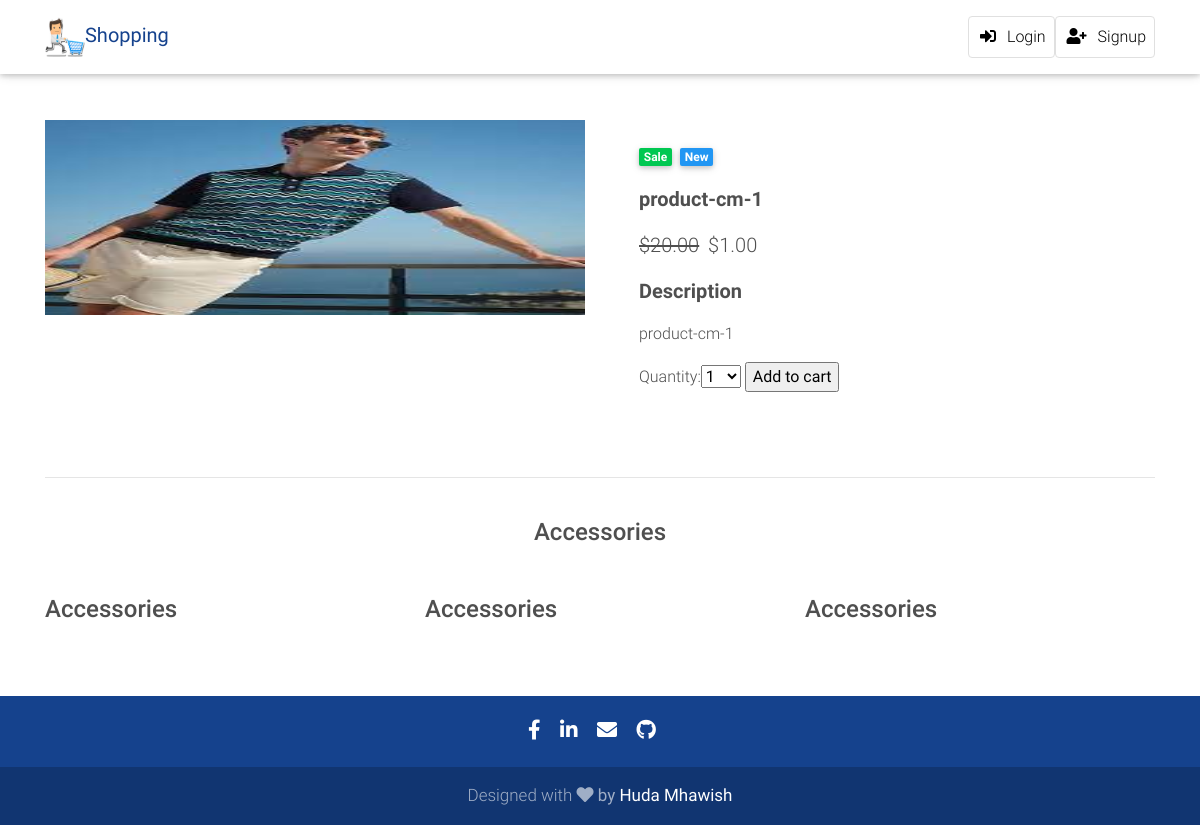
The page /product-cm-1/ on the database its author committed.
### myapp/models.py (models this page shows, shortened)
class Product(models.Model):
    PRDName = models.CharField(max_length=200, verbose_name=_("Product Name"),db_index=True)
    PRDparent = models.ForeignKey('self', related_name='variants', on_delete=models.CASCADE, blank=True, null=True)
    PRDCategory = models.ForeignKey('Category', related_name='products',on_delete=models.CASCADE,blank=True,null=True, verbose_name=_("Category"))
    PRDImage = models.ImageField(upload_to='product/',verbose_name=_("Image"),blank=True,null=True)
    PRDBrand = models.ForeignKey('settings.Brand',on_delete=models.CASCADE,blank=True,null=True, verbose_name=_("Image"))
    PRDDesc = models.TextField(verbose_name=_("Description"))
    PRDPrice = models.DecimalField(max_digits=5, decimal_places=2, verbose_name=_("Price"))
    PRDStock = models.PositiveIntegerField( verbose_name=_("stock"))
    PRDDiscountPrice = models.DecimalField(max_digits=5, decimal_places=2, verbose_name=_("Discount Price"))
    PRDCost = models.DecimalField(max_digits=5, decimal_places=2, verbose_name=_("Cost"))
    PRDCreated = models.DateTimeField( verbose_name=_("Created At"))
    PRDSlug = models.SlugField(max_length=50, verbose_name=_("Product URL"),unique=True,db_index=True)
    PRDIsNew = models.BooleanField(default=True, verbose_name=_("New Product"))
    PRDBestSeller = models.BooleanField(default=False, verbose_name=_("Best Seller"))
    class Meta:
        verbose_name = _("Product")
        verbose_name_plural = _("Products")
    def __str__(self):
        return self.PRDName

### myapp/views.py (the view)
# urls.py: path('<slug:slug>/', views.product_detail,name='product_detail'),
def product_detail(request,slug):
    product_detail = get_object_or_404(Product,PRDSlug=slug)
    cart_product_form = CartAddProductForm()
    context = {
        'product_detail': product_detail,
        'cart_product_form':cart_product_form
    }
    return render(request,'product_detail.html',context)

### cart/form.py
class CartAddProductForm(forms.Form):
    quantity = forms.TypedChoiceField(choices=PRODUCT_QUANTITY_CHOICES, coerce=int)
    update = forms.BooleanField(required=False, initial=False, widget=forms.HiddenInput)

### cart/context_processor.py (called while the page is built)
def cart(request):
    return {'cart': Cart(request)}

### myapp/context_processor.py (called while the page is built)
def menu_categories(request):
    categories = Category.objects.filter(CATParent=None)
    return {'menu_categories': categories}

### myapp/templates/product_detail.html (shortened to what this page needs)
{% extends 'base.html' %}
{% load static %}
{% block content %}
  <main class="mt-5 pt-4">
    <div class="container dark-grey-text mt-5">
      <div class="row wow fadeIn">
        <div class="col-md-6 mb-4">
          {% if product_detail.PRDImage %}
                  <img src="{{product_detail.PRDImage.url}}" class="img-fluid"
                  alt="" style="width:100%; height:195px">
                {% else %}
                  <img src="{% static 'img/default.png' %}" class="img-fluid"
                  alt="" style="width:100%; height:195px">
                {% endif %}
        </div>
        <div class="col-md-6 mb-4">
          <div class="p-4">
            <div class="mb-3">
              {% if product_detail.PRDDiscountPrice > 0 %}
                <a href="">
                  <span class="badge badge-success mr-1">Sale</span>
                </a>
              {% endif %}
              {% if product_detail.PRDIsNew > 0 %}
                <a href="">
                  <span class="badge blue mr-1">New</span>
                </a>
              {% endif %}
            </div>
            <p class="lead font-weight-bold">{{product_detail}}</p>
            {% if product_detail.PRDDiscountPrice > 0 %}
               <p class="lead">
                <span class="mr-1">
                  <del>${{product_detail.PRDPrice}}</del>
                </span>
                <span>${{product_detail.PRDDiscountPrice}}</span>
              </p>
            {% else %}
              <span>${{product_detail.PRDPrice}}</span>
            {% endif %}
            <p class="lead font-weight-bold">Description</p>
            <p>{{product_detail.PRDDesc}}</p>
            <form method="post" action="{% url 'cart_add' product_detail.id %}">
                {{cart_product_form}}
                <input type="submit" value="Add to cart">
            </form>
          </div>
        </div>
      </div>
      <hr>
      <div class="row d-flex justify-content-center wow fadeIn">
        <div class="col-md-6 text-center">
          <h4 class="my-4 h4">Accessories</h4>
        </div>
      </div>
      <div class="row wow fadeIn">
        <div class="col-lg-4 col-md-12 mb-4">
          <h4 class="my-4 h4">Accessories</h4>
        </div>
        <div class="col-lg-4 col-md-6 mb-4">
          <h4 class="my-4 h4">Accessories</h4>
        </div>
        <div class="col-lg-4 col-md-6 mb-4">
          <h4 class="my-4 h4">Accessories</h4>
        </div>
      </div>
    </div>
  </main>
{% endblock content %}

### static/css/style.css (style rules this page uses)
html, body, .view { height: 100%; }

### templates/base.html (style rules this page uses)
html, body, header, .carousel { height: 60vh; }

### rows shown on the page
Product: PRDImage (picture), PRDName "product-cm-1", PRDPrice "20.00", PRDDiscountPrice "1.00", PRDDesc "product-cm-1"
